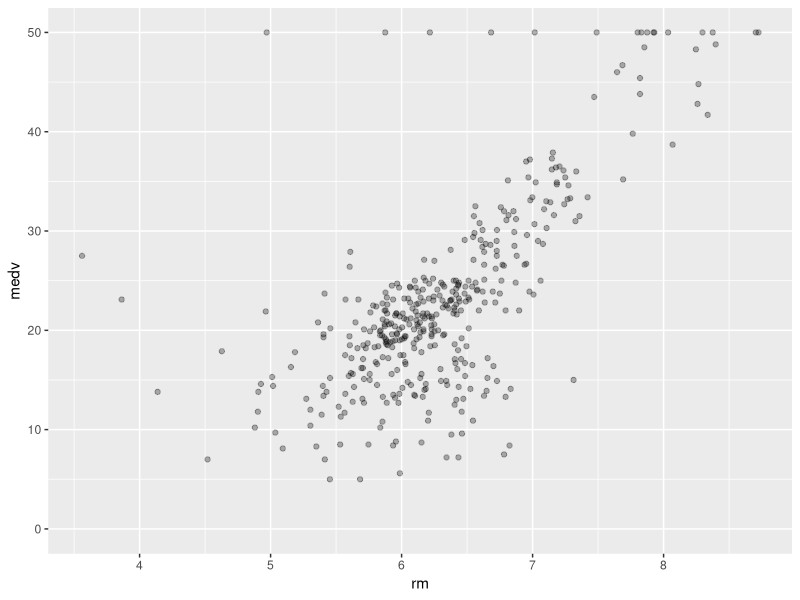
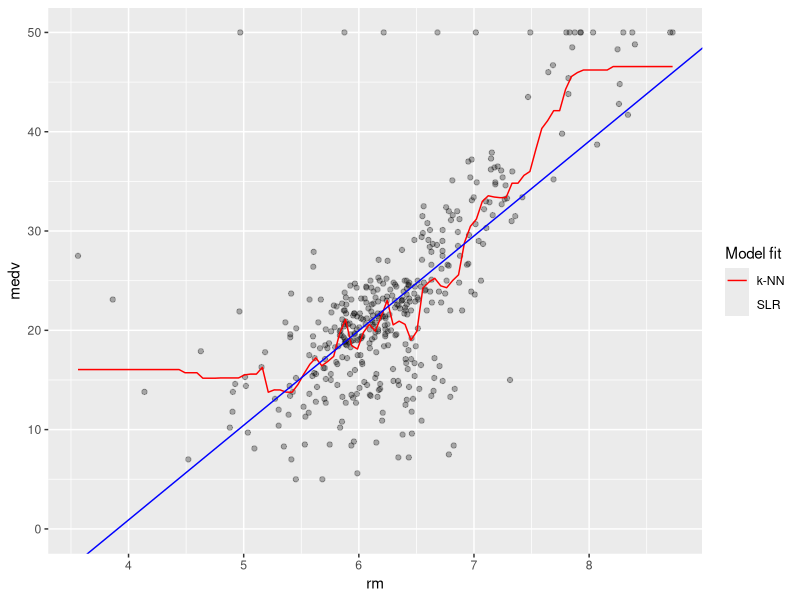
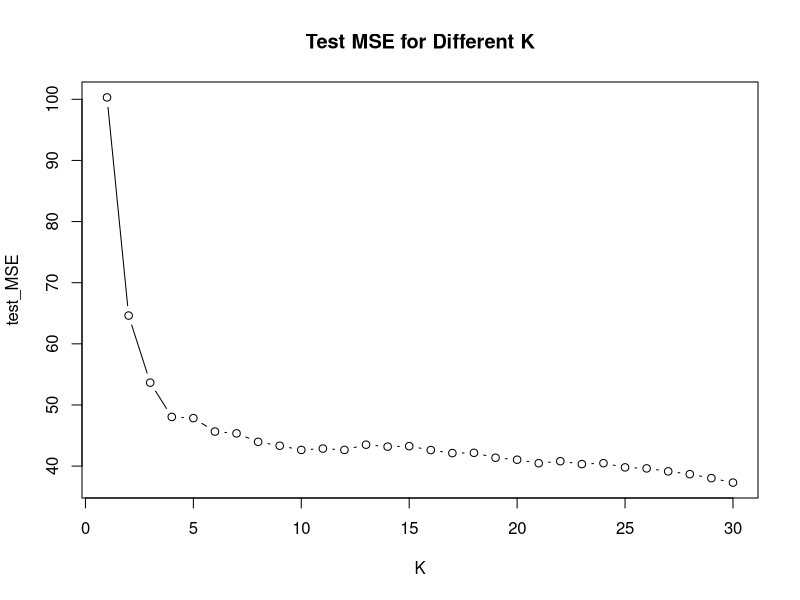
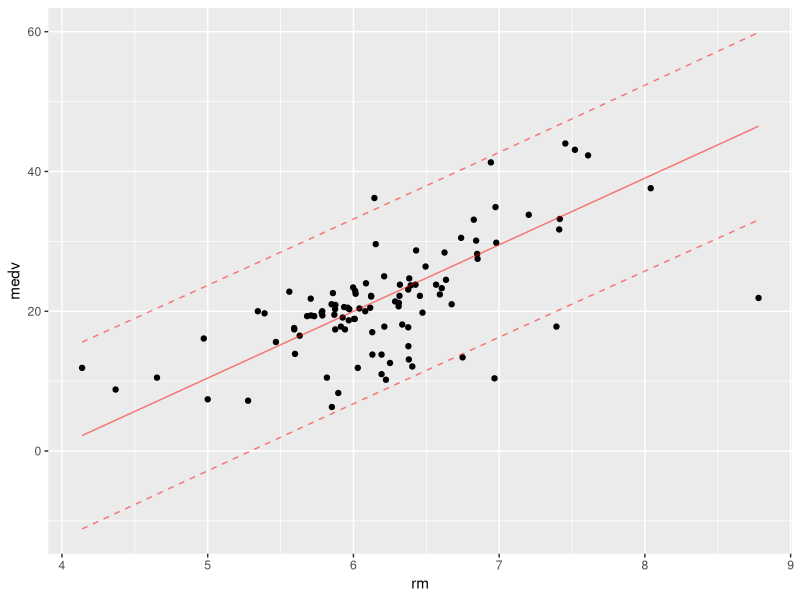

The R script that drew these images, in order:
## ---- chunk 1
Sys.setenv(LANG = "en")
knitr::opts_chunk$set(message = FALSE,
                      warning = FALSE)
library(MASS)
library(tidyverse)
## ---- chunk 2
set.seed(1)
train_ind <- sample(1:506, size = 506*0.8)

df_train <- MASS::Boston[train_ind, ]
df_test <- MASS::Boston[-train_ind, ]
## ---- chunk 3
# median would be a more appropriate statistics for a quick check as mean is not robust to extreme values 
Boston %>% 
  group_by(chas) %>% 
  summarise(Median = median(medv),
            Average = mean(medv),
            proportion = n()/ nrow(.) ) 

# we can tell from this result that the majority of properties are not adjacent to the river, yet they are less valuable than those houses that are.

## ---- chunk 4
p <- ggplot(data = df_train, aes(x = rm, y = medv)) +
  geom_point(color = "black", alpha = 0.3) +
  ylim(0, 50)
p
## ---- chunk 5
# provide the x of a new point, get the corresponded y estimation
kNN21 <- function(x){
  neighborhood_vals <- df_train %>% 
    # generate distance between new x and each existing x
    mutate(dist = abs(rm-x)) %>% 
    # sort the distance 
    arrange(dist) %>% 
    # subset the first k rows
    slice(1:21) %>% 
    # medv is our target response
    dplyr::select(medv) 
  
  # the prefix tells R to use the select() function from dplyr, 
  # as we also loaded MASS library, that could be a conflict
  # we found pull(medv) would work here as well
  
  # take the average response as the estimate
  return (sum(neighborhood_vals)/21)
}
## ---- chunk 6
kNN21(6)
## ---- chunk 7
kNN <- function(data, k = 5, x0, y0, xstar){
  # data: dataframe to use, data.frame
  # k: number of neighbours, integer
  # x0: name of explanatory variable, character
  # y0: name of response variable, character
  # xstar: explanatory of the new datapoint to estimate, double
  
  ystar <- data %>% 
    # generate distance between new x and each existing x
    mutate(dist = abs(!!as.name(x0)-xstar)) %>% 
    # sort the distance 
    arrange(dist) %>% 
    # subset the first k rows
    slice(1:k) %>% 
    # select the target response
    pull(!!as.name(y0)) %>% 
    # take the average response as the estimate
    mean()

  return (ystar)
}

kNN(data = df_train, k = 21, x0 = "rm", y0 = "medv", xstar = 6)
## ---- chunk 8
b1 <- sum((df_train$rm - mean(df_train$rm)) * (df_train$medv - mean(df_train$medv))) / sum((df_train$rm - mean(df_train$rm))^2)

b0 <- mean(df_train$medv) - b1 * mean(df_train$rm)
## ---- chunk 9
b0 + b1 * 6
## ---- chunk 10
# p is the plot with the scatter layer
p + 
  # add a layer for kNN21 model
  geom_function(fun = function(x) {sapply(x, kNN21)}, aes(col = "k-NN")) +
  # add a layer for SLR model
  geom_abline(aes(slope = b1, intercept = b0, col = "SLR" ), show.legend = FALSE) +
  # add a legend for description
  scale_colour_manual(name = "Model fit", values = c("red", "blue"))
## ---- chunk 11
TSS <- sum((df_train$medv - mean(df_train$medv))^2)
## ---- chunk 12
pred_knn <- sapply(X = df_train$rm, FUN = kNN21)
pred_slr <- b0 + b1 * df_train$rm
## ---- chunk 13
ESS_knn <- sum((pred_knn - mean(df_train$medv))^2)
ESS_slr <- sum((pred_slr - mean(df_train$medv))^2)
## ---- chunk 14
pred_test_knn <- sapply(X = df_test$rm, FUN = kNN21)
MSE_knn = mean((pred_test_knn - df_test$medv)^2)
MSE_knn
## ---- chunk 15
pred_test_slr <- b0 + b1 * df_test$rm
MSE_slr = mean((df_test$medv - pred_test_slr)^2)
MSE_slr
## ---- chunk 16
test_MSE <- c()
K = seq(from = 1, to = 30, by = 1)
# for each K=i, fit the kNN, find the prediction, 
# calculate the MSE, store it in the ith item of test_MSE
for(i in 1:length(K)){
  predicted = sapply(X = df_test$rm, FUN = kNN, data = df_train, x0 = "rm", y0 = "medv", k= i )
  test_MSE[i] <- mean((predicted - df_test$medv)^2)
}

# it seems we are getting lower MSE as the increasing of K
plot(K,test_MSE, main = "Test MSE for Different K", type = "b")

## ---- chunk 17
alpha <- 0.05
n <- length(df_train$medv)
t <- qt(1-alpha/2, n-1)
## ---- chunk 18
se_b1 <- sqrt(1/(n - 2) * (TSS - ESS_slr) / sum((df_train$rm - mean(df_train$rm))^2))
## ---- chunk 19
b1_lower <- b1 - t * se_b1
b1_upper <- b1 + t * se_b1
## ---- chunk 20
sprintf("The confidence interval for b1 is (%.2f, %.2f)(2dp) when alpha is %.2f", b1_lower, b1_upper, alpha)
## ---- chunk 21
y_hat <- b1 * 6 + b0
## ---- chunk 22
tau <- t * sqrt((TSS - ESS_slr) / (n - 2)) * sqrt(1 + 1 / n + (6 - mean(df_train$rm))^2 / sum((df_train$rm - mean(df_train$rm))^2))  
## ---- chunk 23
y_hat_lower <- y_hat - tau
y_hat_upper <- y_hat + tau
## ---- chunk 24
sprintf("The prediction interval for ystar is (%.2f, %.2f)(2dp) when alpha is %.2f", y_hat_lower, y_hat_upper, alpha)
## ---- chunk 25
prediction_intervals <- function(x0, y0, alpha=0.05, xstar){
  # x0: variable, vector or list of double
  # y0: response variable, vector or list of double
  # alpha: confidence level, default as 0.05, double between 0 and 1
  # xstar: explanatory of the new datapoint to estimate, double
  
  b1 <- sum((x0 - mean(x0)) * (y0 - mean(y0))) / sum((x0 - mean(x0))^2)
  b0 <- mean(y0) - b1 * mean(x0)
  TSS <- sum((y0 - mean(y0))^2)
  ESS <- sum((b0 + b1 * x0 - mean(y0))^2)
  n <- length(x0)
  t_critical <- qt(1-alpha/2, n-1)
  y_hat <- b1 * xstar + b0
  tau <- t_critical * sqrt((TSS - ESS) / (n - 2)) * sqrt(1 + 1 / n + (xstar - mean(x0))^2 / sum((x0 - mean(x0))^2)) 
  y_hat_lower <- y_hat - tau
  y_hat_upper <- y_hat + tau
  
  return(list(y_hat_lower, y_hat, y_hat_upper))
}

# predict on a new data point, eg. rm=6
prediction_intervals(x0=df_train$rm, y0=df_train$medv, alpha=0.05, xstar=6)

# predict on the test set
intervals <- prediction_intervals(
    x0=df_train$rm, 
    y0=df_train$medv, 
    alpha=0.05, 
    xstar=df_test$rm)

# visualise the intervals
df_plot <- df_test %>% 
  select(rm, medv) %>% 
  mutate(lower = intervals[[1]],
         pred = intervals[[2]],
         upper = intervals[[3]])

ggplot(data = df_plot)+
  geom_point(aes(x = rm, y = medv)) +
  geom_line(aes(x = rm, y = pred), color = "red", alpha = 0.5) +
  geom_line(aes(x = rm, y = lower), linetype = "dashed", color = "red", alpha = 0.5)+
  geom_line(aes(x = rm, y = upper), linetype = "dashed", color = "red", alpha = 0.5)
## ---- chunk 26
lm.fit <- lm(formula = medv ~ rm, data = df_train)
## ---- chunk 27
lm.fit$coefficients

# alternatively
coef(lm.fit)
## ---- chunk 28
summary(lm.fit)
## ---- chunk 29
library(FNN)
knn.reg(train=df_train$rm, y=df_train$medv, test=6,  k=21)
## ---- chunk 30
library(caret)
knn_caret <- knnreg(medv~rm, data=df_train, k=21)
predict(knn_caret, data.frame(rm=6))
